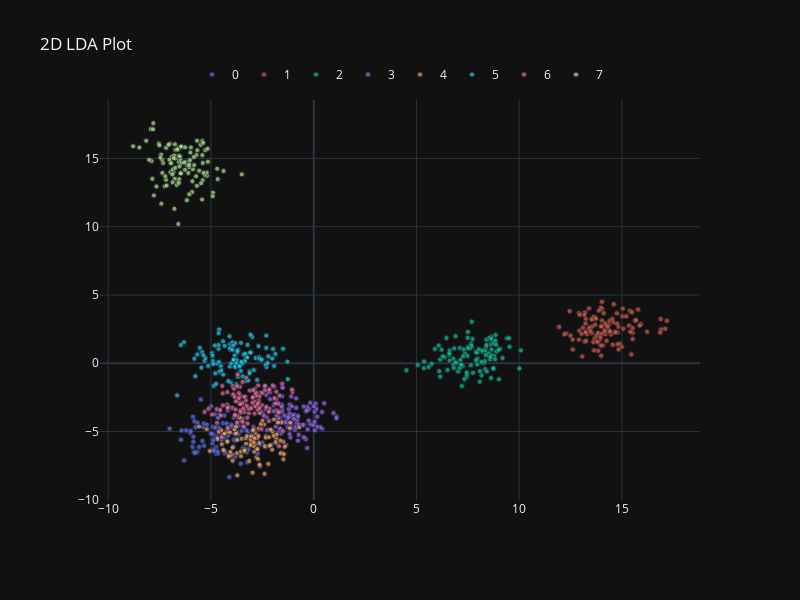

The notebook cell this image was saved under:
### Code cell
plot_2d(X_LDA[:, 0],
        X_LDA[:, 1],
        path = os.path.join(explanatory_fMRI_dir, 'lda_3d.png'),
        y = categories[subject_id],
        title="2D LDA Plot")
